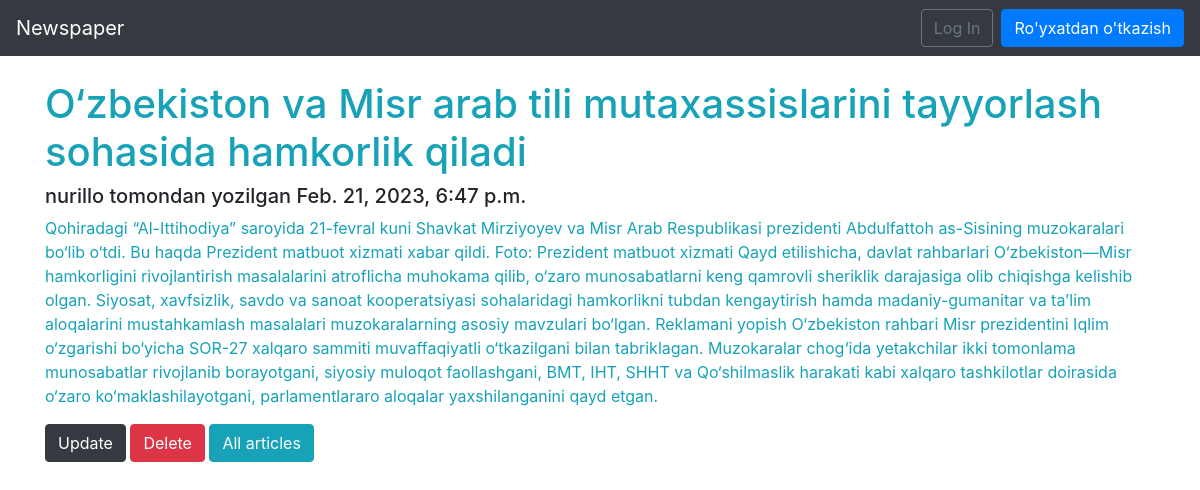
/2/detail/, run on the app's committed database.
### articles/models.py (models this page shows, shortened)
class Article(models.Model):
    author = models.ForeignKey(
        get_user_model(),
        on_delete=models.CASCADE,
    )
    title = models.CharField(max_length=255)
    body = models.TextField()
    date = models.DateTimeField(auto_now_add=True)

### users/models.py (models this page shows)
class CustomUser(AbstractUser):
    firstname = models.CharField(max_length=50)
    lastname = models.CharField(max_length=100)
    email = models.EmailField(max_length=100)
    age = models.PositiveIntegerField(null=True, blank=True)
    address = models.CharField(max_length=200)
    phone = models.CharField(max_length=20)
    job = models.CharField(max_length=50)

### articles/views.py (the view)
# urls.py: path('<int:pk>/detail/', ArticleDetailView.as_view(), name='article_detail'),
class ArticleDetailView(DetailView):
    model = Article
    template_name = 'article_detail.html'

### templates/article_detail.html
{%extends 'base.html'%} {%load crispy_forms_tags%} {%block title%} Article Edit {%endblock%} {%block content%}
<h1 class="text-info">{{object.title}}</h1>
<h5 class="card-muted">{{object.author}} tomondan yozilgan {{object.date}}</h5>
<p class="text-info">{{object.body}}</p>
<a href="{% url 'article_update' article.pk%}" class="btn btn-dark">Update</a>
<a href="{% url 'article_delete' article.pk%}" class="btn btn-danger">Delete</a>
<a href="{% url 'article_list' %}" class="btn btn-info">All articles</a> {%endblock%}

### data on the page
Article: title "O‘zbekiston va Misr arab tili mutaxassislarini tayyorlash sohasida hamkorlik qiladi", author "nurillo", date "Feb. 21, 2023, 6:47 p.m.", body "Qohiradagi “Al-Ittihodiya” saroyida 21-fevral kuni Shavkat Mirziyoyev va Misr Arab Respublikasi prezidenti Abdulfattoh as-Sisining muzokaralari bo‘lib o‘tdi. Bu haqda Prezident matbuot xizmati xabar qildi. Foto: Prezident matbuot xizmati Qayd etilishicha, davlat rahbarlari O‘zbekiston—Misr hamkorligini rivojlantirish masalalarini atroflicha muhokama qilib, o‘zaro munosabatlarni keng qamrovli sheriklik darajasiga olib chiqishga kelishib olgan. Siyosat, xavfsizlik, savdo va sanoat kooperatsiyasi sohalaridagi hamkorlikni tubdan kengaytirish hamda madaniy-gumanitar va ta’lim aloqalarini mustahkamlash masalalari muzokaralarning asosiy mavzulari bo‘lgan. Reklamani yopish O‘zbekiston rahbari Misr…"
